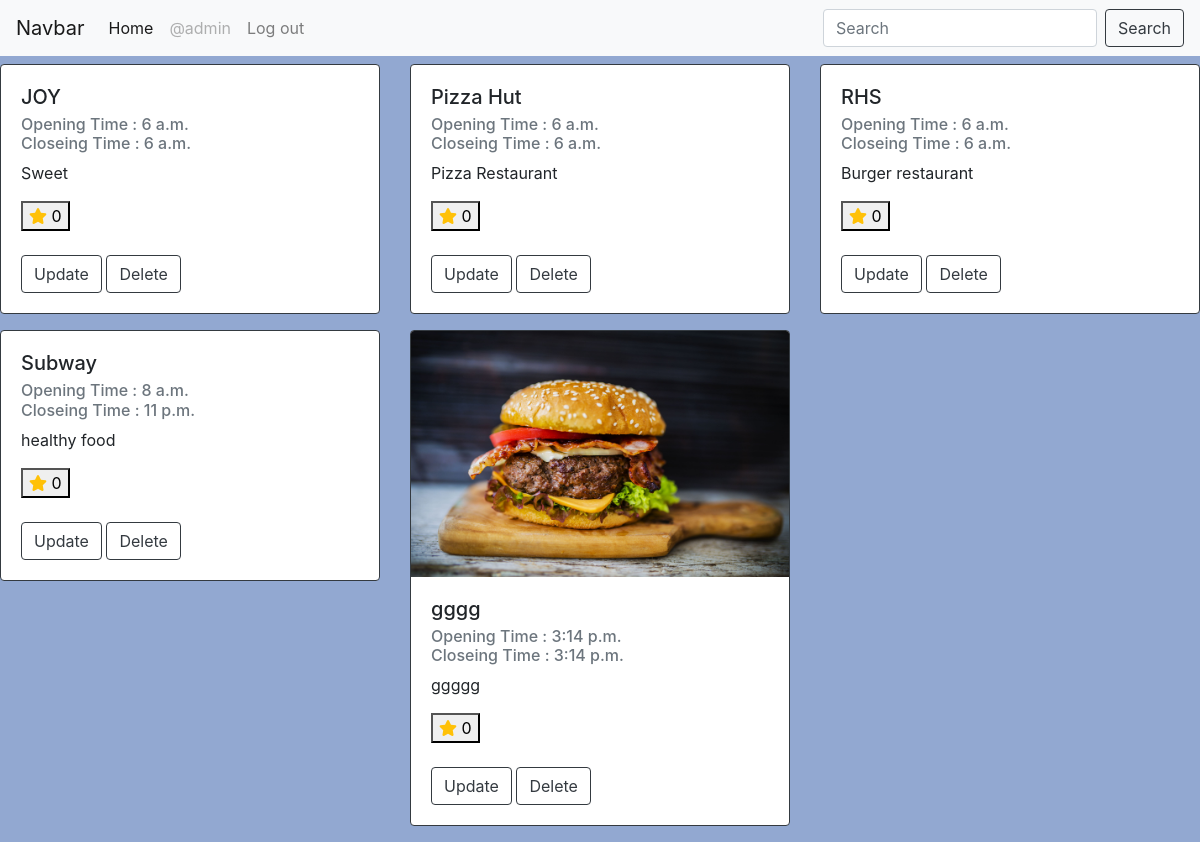
The page /restaurants/ (signed in) on the database its author committed.
### restaurants/models.py (models this page shows)
class Restaurant(models.Model):
	name = models.CharField(max_length = 30)
	description = models.TextField()
	image = models.ImageField(null=True)
	opening_time = models.TimeField(auto_now_add=True)
	closing_time = models.TimeField(auto_now_add=True)
	publish_date = models.DateField(null=True)

### restaurants/views.py (the view)
# urls.py: path("restaurants/",views.list ,name="rest_list"),
def list(request):
	restaurant_list = Restaurant.objects.all()
	restaurant_list = restaurant_list.order_by("name", "publish_date")
	query = request.GET.get("q")
	if query:
		restaurant_list = restaurant_list.filter(name__contains=query)
	context = {
	"Restaurant": restaurant_list,
	}
	return render(request, "Rest.html" , context)

### restaurants/templates/Rest.html (shortened to what this page needs)
{% extends "base.html" %}
{% block form %}
<head>
</head>
<div class="row">
	{% for x in Restaurant %}
		<div class="col-lg-4 col-md-3">
			<div class="card border-dark mb-3">
				{% if x.image %}
				 <img class="card-img-top" src="{{x.image.url}}" alt="Card image cap">
				{% endif %}
			  <div class="card-body">
			    <h5 class="card-title">{{x.name}}</h5>
			    <h6 class="card-subtitle mb-2 text-muted">Opening Time : {{x.opening_time}} <br>Closeing Time : {{x.closing_time}} </h6>
			    <p class="card-text">{{x.description}}</p>
					<button onClick="favorite({{x.id}})">
						<i id="fav-color-{{x.id}}" class="fas fa-star text-warning"  ></i>
						<span id="fav-number-{{x.id}}">0</span>
					</button>
					<br>
					<br>
			    <a href="#" class="card-link"><a href="{% url 'restaurant_update' rest_id=x.id %}" class="btn btn-outline-dark">Update</a></li></a>
			    <a href="{% url 'restaurant_delete' rest_id=x.id %}" class="btn btn-outline-dark">Delete</a></li>
			  </div>
			</div>
		</div>
	{% endfor %}
</div>
{% endblock form %}

### restaurants/templates/base.html (shortened to what this page needs)
<!doctype html>
{% load static %}
<html lang="en">
  <head>
    <link rel="stylesheet" href="https://maxcdn.bootstrapcdn.com/bootstrap/4.0.0/css/bootstrap.min.css">
    <link rel="stylesheet" href="{% static 'style.css' %}">
  </head>
  <body>
<nav class="navbar navbar-expand-lg navbar-light bg-light">
  <a class="navbar-brand" href="#">Navbar</a>
  <div class="collapse navbar-collapse" id="navbarSupportedContent">
    <ul class="navbar-nav mr-auto">
      <li class="nav-item active">
        <a class="nav-link" href="#">Home <span class="sr-only">(current)</span></a>
      </li>
      {% if request.user.is_authenticated %}
      <li class="nav-item">
        <a class="nav-link disabled" href="#">@{{request.user}}</a>
      <li class="nav-item">
        <a class="nav-link" href="{% url 'logout' %}">Log out</a>
      {% endif %}
    </ul>
    <form class="form-inline my-2 my-lg-0" action="{% url 'rest_list' %}" method="GET">
      <input class="form-control mr-sm-2" type="search" placeholder="Search" aria-label="Search" name="q">
      <button class="btn btn-outline-dark my-2 my-sm-0" type="submit">Search</button>
    </form>
  </div>
</nav>
  {% block form %}
  {% endblock form %}
  </body>
</html>

### restaurants/static/style.css (style rules this page uses)
body { background-color: #92a8d1; }

### rows shown on the page
Restaurant: name "JOY", opening_time "6 a.m.", closing_time "6 a.m.", description "Sweet"
Restaurant: name "Pizza Hut", opening_time "6 a.m.", closing_time "6 a.m.", description "Pizza Restaurant"
Restaurant: name "RHS", opening_time "6 a.m.", closing_time "6 a.m.", description "Burger restaurant"
Restaurant: name "Subway", opening_time "8 a.m.", closing_time "11 p.m.", description "healthy food"
Restaurant: image (picture), name "gggg", opening_time "3:14 p.m.", closing_time "3:14 p.m.", description "ggggg"

### other values the page prints
{{ request.user }} "admin"
